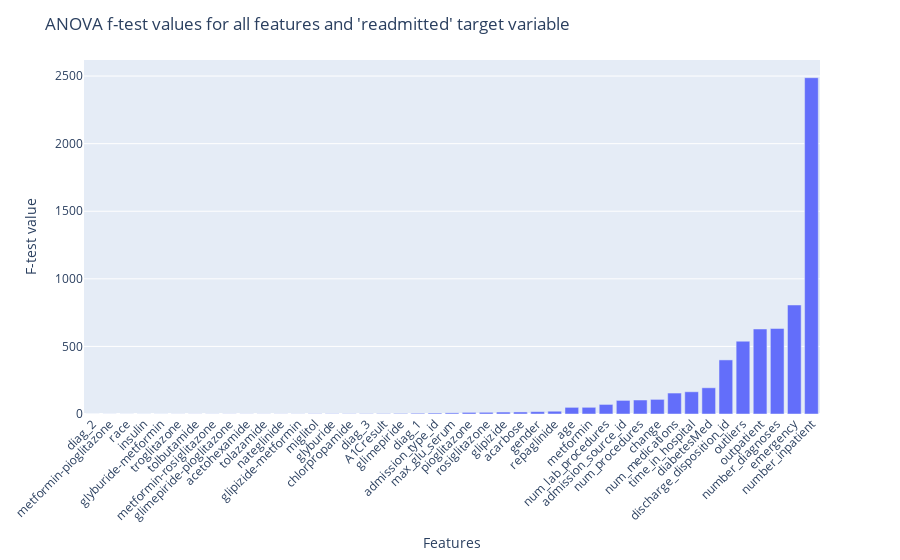

The code cell stored with this chart in its notebook:
### Code cell
# Visualize the F-test results for all features
fig = px.bar(anova_f_df, x = 'Feature', y = 'F_Value')
fig.update_layout(title="ANOVA f-test values for all features and 'readmitted' target variable", yaxis_title="F-test value",xaxis_title="Features") 
fig.update_xaxes(tickangle=-45)

### Figure 1 — Plotly figure (JSON) as saved in the notebook; plotly's stock layout.template omitted (floating-point values rounded to 4 significant figures)
{"data": [{"alignmentgroup": "True", "hovertemplate": "Feature=%{x}<br>F_Value=%{y}<extra></extra>", "legendgroup": "", "marker": {"color": "#636efa", "pattern": {"shape": ""}}, "name": "", "offsetgroup": "", "orientation": "v", "showlegend": false, "textposition": "auto", "type": "bar", "x": ["diag_2", "metformin-pioglitazone", "race", "insulin", "glyburide-metformin", "troglitazone", "tolbutamide", "metformin-rosiglitazone", "glimepiride-pioglitazone", "acetohexamide", "tolazamide", "nateglinide", "glipizide-metformin", "miglitol", "glyburide", "chlorpropamide", "diag_3", "A1Cresult", "glimepiride", "diag_1", "admission_type_id", "max_glu_serum", "pioglitazone", "rosiglitazone", "glipizide", "acarbose", "gender", "repaglinide", "age", "metformin", "num_lab_procedures", "admission_source_id", "num_procedures", "change", "num_medications", "time_in_hospital", "diabetesMed", "discharge_disposition_id", "outliers", "outpatient", "number_diagnoses", "emergency", "number_inpatient"], "xaxis": "x", "y": [0.1942, 0.4274, 0.4723, 0.5035, 0.5781, 0.7178, 0.8175, 0.8549, 0.9315, 0.9315, 0.9643, 0.9803, 1.024, 1.836, 1.912, 1.942, 2.21, 2.865, 4.033, 5.448, 6.921, 8.427, 11.94, 12.55, 14.4, 15.09, 17.6, 20.51, 49.21, 49.48, 70.79, 100.6, 103.5, 108.1, 155.1, 164.5, 194.0, 400.2, 538.7, 628.9, 632.7, 806.5, 2488.0], "yaxis": "y"}], "layout": {"barmode": "relative", "legend": {"tracegroupgap": 0}, "margin": {"t": 60}, "title": {"text": "ANOVA f-test values for all features and 'readmitted' target variable"}, "xaxis": {"anchor": "y", "domain": [0, 1], "tickangle": -45, "title": {"text": "Features"}}, "yaxis": {"anchor": "x", "domain": [0, 1], "title": {"text": "F-test value"}}}}
